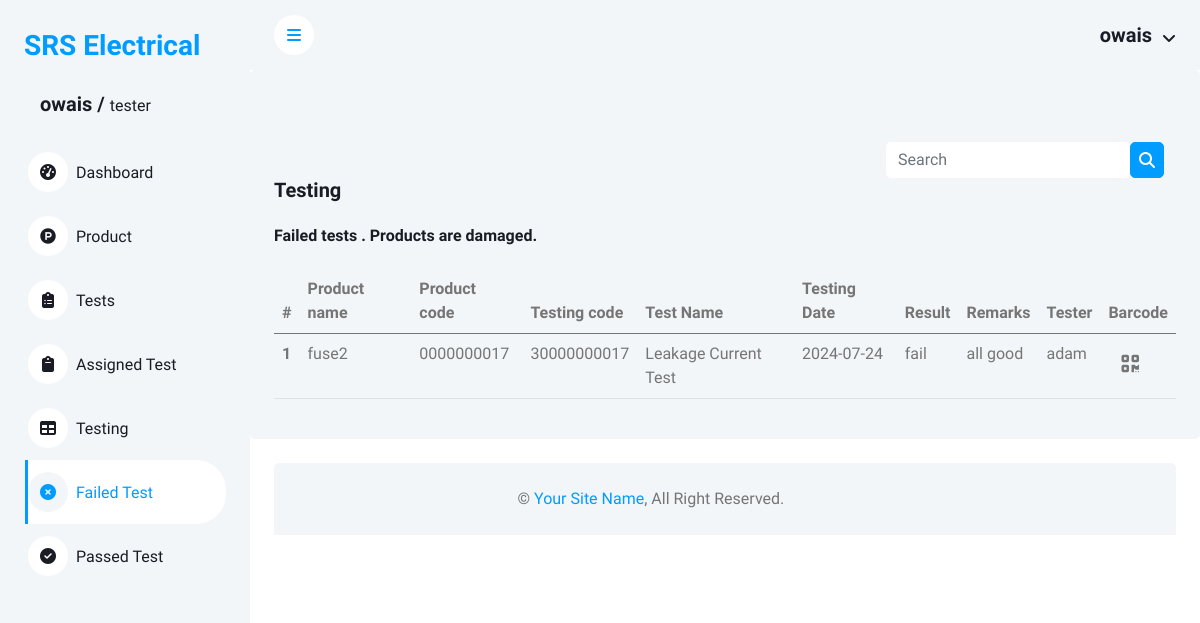
The page /views/failedproducts.php (signed in) on the database its author committed.
### tables this page shows
CREATE TABLE `assigntests` (
  `id` int(11) NOT NULL,
  `pid` int(11) DEFAULT NULL,
  `tid` int(11) DEFAULT NULL,
  `testperformdate` date DEFAULT NULL,
  `result` enum('pass','fail') DEFAULT NULL,
  `remarks` longtext DEFAULT NULL,
  `created_at` timestamp NOT NULL DEFAULT current_timestamp(),
  `updated_at` datetime DEFAULT current_timestamp() ON UPDATE current_timestamp(),
  `testingid` varchar(255) DEFAULT NULL,
  `tester` varchar(225) DEFAULT NULL
);

CREATE TABLE `products` (
  `id` int(11) NOT NULL,
  `pcode` varchar(225) DEFAULT NULL,
  `name` varchar(225) DEFAULT NULL,
  `uid` int(11) DEFAULT NULL,
  `created_at` timestamp NOT NULL DEFAULT current_timestamp(),
  `updated_at` datetime DEFAULT current_timestamp() ON UPDATE current_timestamp()
);

CREATE TABLE `tests` (
  `id` int(11) NOT NULL,
  `name` varchar(255) DEFAULT NULL,
  `description` varchar(255) DEFAULT NULL,
  `created_at` timestamp NOT NULL DEFAULT current_timestamp(),
  `updated_at` datetime DEFAULT current_timestamp() ON UPDATE current_timestamp()
);

### controller/getfailedprod.php (called while the page is built)
<?php
require "../config/connection.php";
if(isset($_GET["search"])){
    $search = $_GET["search"];
    $qry = "SELECT assigntests. * , products.name as pname , products.pcode as pcode , tests.name as tname FROM `assigntests` INNER join products on assigntests.pid = products.id INNER JOIN tests on tests.id = assigntests.tid where products.pcode = '$search'  ";
}
else{
    $qry = "SELECT assigntests. * , products.name as pname , products.pcode as pcode , tests.name as tname FROM `assigntests` INNER join products on assigntests.pid = products.id INNER JOIN tests on tests.id = assigntests.tid  where assigntests.result = 'fail' ";
}
$result = mysqli_query($connection, $qry);
?>

### middleware/getAuth.php (called while the page is built, shortened)
<?php
if (isset($_SESSION['user']) && !is_null($_SESSION['user'])) {
    $user = json_decode($_SESSION['user'], true);
    $userrole = isset($user["role"]) ? htmlspecialchars($user["role"], ENT_QUOTES, 'UTF-8') : '';
} else {
    header('Location: login.php');
    exit();
}
?>

### views/failedproducts.php (the view, shortened to what this page needs)
<?php
include '../middleware/getAuth.php';
include "./components/header.php";
?>
<div class="col-12 ">
    <div class="bg-light rounded h-100 p-4">
        <br>
        <div class="container mt-4">
            <div class="d-flex justify-content-end">
                <form class="d-none d-md-flex ms-4 search-container" method="GET">
                    <input class="form-control border-0" type="search" name="search" placeholder="Search">
                    <button type="submit" class="btn btn-primary d-flex justify-content-center align-items-center p-2">
                        <i class="fa-solid fa-magnifying-glass"></i>
                    </button>
                </form>
            </div>
        </div>
        <h5 class="mb-4">Testing</h5>
        <h6 class="mb-4">Failed tests . Products are damaged.</h6>
        <div class="table-responsive">
            <table class="table">
                <thead>
                    <tr>
                        <th scope="col">#</th>
                        <th scope="col">Product name</th>
                        <th scope="col">Product code</th>
                        <th scope="col">Testing code</th>
                        <th scope="col">Test Name</th>
                        <th scope="col">Testing Date</th>
                        <th scope="col">Result</th>
                        <th scope="col">Remarks</th>
                        <th scope="col">Tester</th>
                        <th scope="col">Barcode</th>
                    </tr>
                </thead>
                <tbody>
                    <?php
                    include '../controller/getfailedprod.php';
                    $sno = 0;
                    while ($record = mysqli_fetch_array($result)) {
                    ?>
                        <tr>
                            <th scope="row"><?php echo ++$sno ?></th>
                            <td><?php echo $record["pname"] ?></td>
                            <td><?php echo $record["pcode"] ?></td>
                            <td><?php echo $record["testingid"] == null ? "Not Assigned" : $record["testingid"] ?></td>
                            <td><?php echo $record["tname"] ?></td>
                            <td><?php echo $record["testperformdate"] == null ? "Not Assigned" : $record["testperformdate"]  ?></td>
                            <td><?php echo $record["result"] == null ? "Not Assigned" : $record["result"] ?></td>
                            <td><?php echo $record["remarks"] == null ? "Not Assigned" : $record["remarks"] ?></td>
                            <td><?php echo $record["tester"] == null ? "Not Assigned" : $record["tester"] ?></td>
                            <td>
                                <?php if ($userrole === 'tester' || $userrole === 'Boss') {   ?>
                                    <button class="btn fs-5 " data-bs-toggle="modal" data-bs-target="#qrmodal" onclick='barcode(<?php echo json_encode($record); ?>)'><i class="fa-solid fa-qrcode"></i></button>
                                <?php } ?>
                            </td>
                        </tr>
                    <?php
                    }
                    ?>
                </tbody>
            </table>
        </div>
    </div>
</div>
<?php
include "./components/footer.php";
?>

### assets/css/style.css (style rules this page uses)
:root { --primary: #009CFF; --light: #F3F6F9; --dark: #191C24; }
.btn { transition: .5s; }
.btn.btn-primary { color: #FFFFFF; }

### rows shown on the page
assigntests: pid.name "fuse2", pid.pcode "0000000017", testingid "30000000017", tid.name "Leakage Current Test", testperformdate "2024-07-24", result "fail", remarks "all good", tester "adam"

### other values the page prints
$username "owais"
$userrole "tester"
